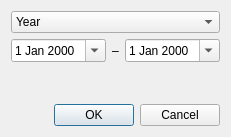
<?xml version="1.0" encoding="UTF-8"?>
<ui version="4.0">
 <class>PeriodEdit</class>
 <widget class="QDialog" name="PeriodEdit">
  <property name="geometry">
   <rect>
    <x>0</x>
    <y>0</y>
    <width>215</width>
    <height>137</height>
   </rect>
  </property>
  <property name="windowTitle">
   <string>PeriodEdit</string>
  </property>
  <layout class="QVBoxLayout" name="verticalLayout">
   <item>
    <widget class="QComboBox" name="cb_type">
     <item>
      <property name="text">
       <string>Year</string>
      </property>
     </item>
     <item>
      <property name="text">
       <string>Month</string>
      </property>
     </item>
     <item>
      <property name="text">
       <string>Week</string>
      </property>
     </item>
     <item>
      <property name="text">
       <string>Day</string>
      </property>
     </item>
     <item>
      <property name="text">
       <string>Custom</string>
      </property>
     </item>
    </widget>
   </item>
   <item>
    <layout class="QHBoxLayout" name="horizontalLayout" stretch="1,0,1">
     <item>
      <widget class="QDateEdit" name="de_begin">
       <property name="calendarPopup">
        <bool>true</bool>
       </property>
      </widget>
     </item>
     <item>
      <widget class="QLabel" name="label">
       <property name="text">
        <string>–</string>
       </property>
      </widget>
     </item>
     <item>
      <widget class="QDateEdit" name="de_end">
       <property name="calendarPopup">
        <bool>true</bool>
       </property>
      </widget>
     </item>
    </layout>
   </item>
   <item>
    <spacer name="verticalSpacer">
     <property name="orientation">
      <enum>Qt::Orientation::Vertical</enum>
     </property>
     <property name="sizeHint" stdset="0">
      <size>
       <width>20</width>
       <height>40</height>
      </size>
     </property>
    </spacer>
   </item>
   <item>
    <widget class="QDialogButtonBox" name="buttonBox">
     <property name="standardButtons">
      <set>QDialogButtonBox::StandardButton::Cancel|QDialogButtonBox::StandardButton::Ok</set>
     </property>
    </widget>
   </item>
  </layout>
 </widget>
 <tabstops>
  <tabstop>cb_type</tabstop>
  <tabstop>de_begin</tabstop>
  <tabstop>de_end</tabstop>
 </tabstops>
 <resources/>
 <connections>
  <connection>
   <sender>buttonBox</sender>
   <signal>accepted()</signal>
   <receiver>PeriodEdit</receiver>
   <slot>accept()</slot>
   <hints>
    <hint type="sourcelabel">
     <x>156</x>
     <y>120</y>
    </hint>
    <hint type="destinationlabel">
     <x>190</x>
     <y>172</y>
    </hint>
   </hints>
  </connection>
  <connection>
   <sender>buttonBox</sender>
   <signal>rejected()</signal>
   <receiver>PeriodEdit</receiver>
   <slot>reject()</slot>
   <hints>
    <hint type="sourcelabel">
     <x>112</x>
     <y>127</y>
    </hint>
    <hint type="destinationlabel">
     <x>146</x>
     <y>183</y>
    </hint>
   </hints>
  </connection>
 </connections>
</ui>
